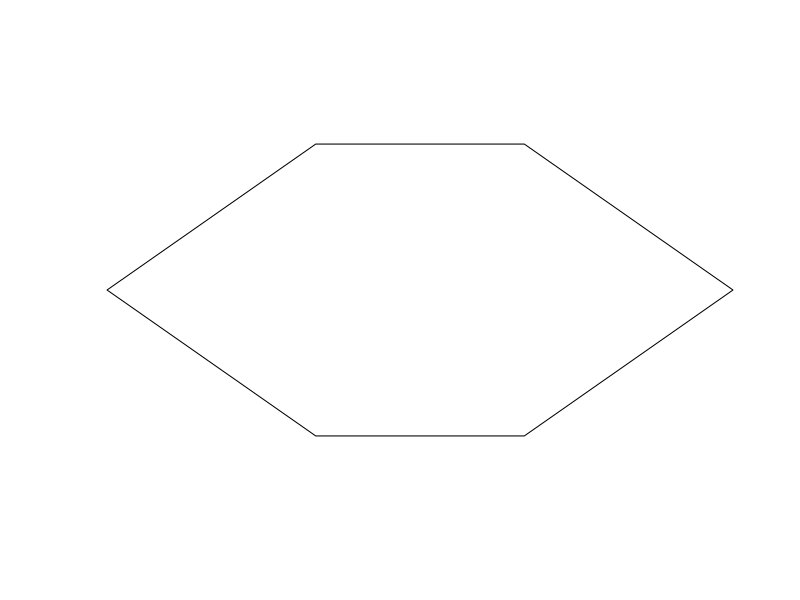

Recreate this plot in R.
library('geosphere')
library('sp')

#Create a function to print squares of numbers in sequence.

new.point <- function(latlong,dist,angle) {   
    #c <- destPoint(cbind(tail(latlong[1], n=1),tail(latlong[2], n=1)), b=angle, d=dist*100, a=6378137, f=1/298.257223563)
    c <- geodesic(cbind(tail(latlong[1], n=1),tail(latlong[2], n=1)), azi=angle, d=dist*100, a=6378137, f=1/298.257223563)
    newlatlong <- c(c[1],c[2]) 
    #print(newlatlong)
    return(newlatlong)
}

lats.list <- function(lats,longs,dist,maxlat,long_gap,short_gap) {
    angle <- 90
gap <- 
    repeat {
        latlong <- c(tail(lats, n=1),tail(longs, n=1))
        p <- new.point(latlong,dist,angle)
        if (p[1] >= maxlat){
            break
         }
        lats <- c(lats,p[1])
        longs <- c(longs,p[2])
        
     }
    return(lats)
    }


longs.list <- function(latitudes,longitudes,dist,maxlong,short_gap,long_gap) {
    angle <- 180
    longid <- 0
    gap <- short_gap
    repeat {
        latlong <- c(tail(latitudes, n=1),tail(longitudes, n=1))
        p <- new.point(latlong,dist*gap,angle)
        if (p[2] <= maxlong){
            break
         }
        latitudes <- c(latitudes,p[1])
        longitudes <- c(longitudes,p[2])
        
     }
    return(longitudes)
}
hexagons <- function() {
    bbox <- c(113.338953078, -43.6345972634, 153.569469029, -10.6681857235)

    minlat <- c(bbox[1])
    minlong <- c(bbox[4])
    dist <- 57
    maxlat <- bbox[3]
    maxlong <- bbox[2]
    lat_offset <- 4
    
    print('lats')
    latslist <- lats.list(minlat,minlong,dist,maxlat,0.7071,1)
    latslist

    print('longs')
    longslist <- longs.list(minlat,minlong,dist,maxlong,0.7071,0.7071)
    longslist

    latslongslist <- expand.grid(latslist,longslist)
    colnames(latslongslist) <- c("latitude", "longitude")
    latslongslist

    top_left <- 1
    max_v <- length(latslist)
    #latslongslist[1]
    plisttemp <- c(1,2,max_v+3,(max_v*2)+2,(max_v*2)+1,max_v)  
    plist <- plisttemp + ((top_left+4)*2) 
    #vertex = [1+top_left, 2+top_left, max_v+3+top_left, (max_v*2)+2+top_left, (max_v*2)+1+top_left, max_v+top_left]
    poly_xy <- c(
    latslongslist[plist[1], 1],
    latslongslist[plist[1], 2], 
    latslongslist[plist[2], 1],
    latslongslist[plist[2], 2],
    latslongslist[plist[3], 1],
    latslongslist[plist[3], 2],
    latslongslist[plist[4], 1],
    latslongslist[plist[4], 2],
    latslongslist[plist[5], 1],
    latslongslist[plist[5], 2],
    latslongslist[plist[6], 1],
    latslongslist[plist[6], 2],
    latslongslist[plist[1], 1],
    latslongslist[plist[1], 2]
    )
    
    poly_points <- matrix(poly_xy, ncol=2, byrow=TRUE)
    poly_x <- poly_xy[c(TRUE, FALSE)]
    poly_y <- poly_xy[c(FALSE, TRUE)]

    #area in square km
    print(areaPolygon(poly_points))

    print(centroid(poly_points))
    cent <- centroid(poly_points)

    print(perimeter(poly_points))
    isok <- point.in.polygon(cent[1],cent[2],poly_x,poly_y)
    print(isok) #1 result is ok
    rem_lat <- max_v%%(lat_offset+4)
    print(rem_lat)

    if (rem_lat == 2 | rem_lat == 5 | rem_lat == 6 | rem_lat == 7){
            inc_by_rem <- 1
            inc_adj <- -4}
    if (rem_lat == 1 | rem_lat == 3){
            inc_by_rem <- 1
            inc_adj <- 0}
     if (rem_lat == 0 | rem_lat == 4){
            inc_by_rem <- 0
            inc_adj <- 0}
    print(inc_by_rem)
    print(inc_adj)

    p = Polygon(poly_points)
    ps = Polygons(list(p),1)
    sps = SpatialPolygons(list(ps))
    plot(sps)
    print('the end')
}

hexagons()
